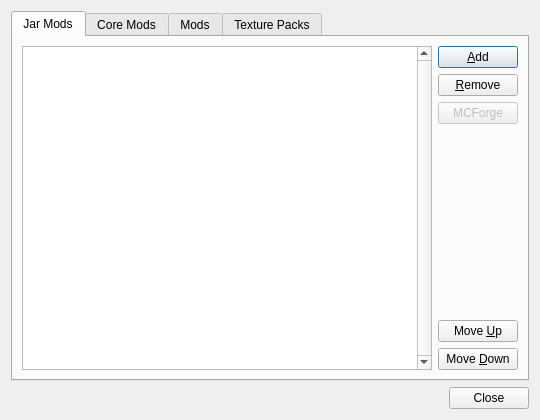
<?xml version="1.0" encoding="UTF-8"?>
<ui version="4.0">
 <class>LegacyModEditDialog</class>
 <widget class="QDialog" name="LegacyModEditDialog">
  <property name="geometry">
   <rect>
    <x>0</x>
    <y>0</y>
    <width>540</width>
    <height>420</height>
   </rect>
  </property>
  <property name="windowTitle">
   <string>Dialog</string>
  </property>
  <layout class="QVBoxLayout" name="verticalLayout">
   <item>
    <widget class="QTabWidget" name="tabWidget">
     <property name="currentIndex">
      <number>0</number>
     </property>
     <widget class="QWidget" name="jarTab">
      <attribute name="title">
       <string>Jar Mods</string>
      </attribute>
      <layout class="QHBoxLayout" name="horizontalLayout">
       <item>
        <widget class="ModListView" name="jarModsTreeView">
         <property name="verticalScrollBarPolicy">
          <enum>Qt::ScrollBarAlwaysOn</enum>
         </property>
         <property name="horizontalScrollBarPolicy">
          <enum>Qt::ScrollBarAlwaysOff</enum>
         </property>
        </widget>
       </item>
       <item>
        <layout class="QVBoxLayout" name="jarModsButtonBox">
         <item>
          <widget class="QPushButton" name="addJarBtn">
           <property name="text">
            <string>&amp;Add</string>
           </property>
          </widget>
         </item>
         <item>
          <widget class="QPushButton" name="rmJarBtn">
           <property name="text">
            <string>&amp;Remove</string>
           </property>
          </widget>
         </item>
         <item>
          <widget class="QPushButton" name="addForgeBtn">
           <property name="enabled">
            <bool>false</bool>
           </property>
           <property name="text">
            <string>MCForge</string>
           </property>
          </widget>
         </item>
         <item>
          <spacer name="jarModsButtonSpacer">
           <property name="orientation">
            <enum>Qt::Vertical</enum>
           </property>
           <property name="sizeHint" stdset="0">
            <size>
             <width>20</width>
             <height>40</height>
            </size>
           </property>
          </spacer>
         </item>
         <item>
          <widget class="QPushButton" name="moveJarUpBtn">
           <property name="text">
            <string>Move &amp;Up</string>
           </property>
          </widget>
         </item>
         <item>
          <widget class="QPushButton" name="moveJarDownBtn">
           <property name="text">
            <string>Move &amp;Down</string>
           </property>
          </widget>
         </item>
        </layout>
       </item>
      </layout>
     </widget>
     <widget class="QWidget" name="coreTab">
      <attribute name="title">
       <string>Core Mods</string>
      </attribute>
      <layout class="QHBoxLayout" name="horizontalLayout_3">
       <item>
        <widget class="ModListView" name="coreModsTreeView">
         <property name="dragDropMode">
          <enum>QAbstractItemView::DropOnly</enum>
         </property>
        </widget>
       </item>
       <item>
        <layout class="QVBoxLayout" name="coreModsButtonBox">
         <item>
          <widget class="QPushButton" name="addCoreBtn">
           <property name="text">
            <string>&amp;Add</string>
           </property>
          </widget>
         </item>
         <item>
          <widget class="QPushButton" name="rmCoreBtn">
           <property name="text">
            <string>&amp;Remove</string>
           </property>
          </widget>
         </item>
         <item>
          <spacer name="coreModsButtonSpacer">
           <property name="orientation">
            <enum>Qt::Vertical</enum>
           </property>
           <property name="sizeHint" stdset="0">
            <size>
             <width>20</width>
             <height>40</height>
            </size>
           </property>
          </spacer>
         </item>
         <item>
          <widget class="QPushButton" name="viewCoreBtn">
           <property name="text">
            <string>&amp;View Folder</string>
           </property>
          </widget>
         </item>
        </layout>
       </item>
      </layout>
     </widget>
     <widget class="QWidget" name="modTab">
      <attribute name="title">
       <string>Mods</string>
      </attribute>
      <layout class="QHBoxLayout" name="horizontalLayout_2">
       <item>
        <widget class="ModListView" name="mlModTreeView">
         <property name="acceptDrops">
          <bool>true</bool>
         </property>
         <property name="dragDropMode">
          <enum>QAbstractItemView::DropOnly</enum>
         </property>
        </widget>
       </item>
       <item>
        <layout class="QVBoxLayout" name="mlModsButtonBox">
         <item>
          <widget class="QPushButton" name="addModBtn">
           <property name="text">
            <string>&amp;Add</string>
           </property>
          </widget>
         </item>
         <item>
          <widget class="QPushButton" name="rmModBtn">
           <property name="text">
            <string>&amp;Remove</string>
           </property>
          </widget>
         </item>
         <item>
          <spacer name="mlModsButtonSpacer">
           <property name="orientation">
            <enum>Qt::Vertical</enum>
           </property>
           <property name="sizeHint" stdset="0">
            <size>
             <width>20</width>
             <height>40</height>
            </size>
           </property>
          </spacer>
         </item>
         <item>
          <widget class="QPushButton" name="viewModBtn">
           <property name="text">
            <string>&amp;View Folder</string>
           </property>
          </widget>
         </item>
        </layout>
       </item>
      </layout>
     </widget>
     <widget class="QWidget" name="texPackTab">
      <property name="acceptDrops">
       <bool>false</bool>
      </property>
      <attribute name="title">
       <string>Texture Packs</string>
      </attribute>
      <layout class="QHBoxLayout" name="horizontalLayout_4">
       <item>
        <widget class="ModListView" name="texPackTreeView">
         <property name="acceptDrops">
          <bool>true</bool>
         </property>
         <property name="dragDropMode">
          <enum>QAbstractItemView::DropOnly</enum>
         </property>
        </widget>
       </item>
       <item>
        <layout class="QVBoxLayout" name="texturePacksButtonBox">
         <item>
          <widget class="QPushButton" name="addTexPackBtn">
           <property name="text">
            <string>&amp;Add</string>
           </property>
          </widget>
         </item>
         <item>
          <widget class="QPushButton" name="rmTexPackBtn">
           <property name="text">
            <string>&amp;Remove</string>
           </property>
          </widget>
         </item>
         <item>
          <spacer name="texturePacksButtonSpacer">
           <property name="orientation">
            <enum>Qt::Vertical</enum>
           </property>
           <property name="sizeHint" stdset="0">
            <size>
             <width>20</width>
             <height>40</height>
            </size>
           </property>
          </spacer>
         </item>
         <item>
          <widget class="QPushButton" name="viewTexPackBtn">
           <property name="text">
            <string>&amp;View Folder</string>
           </property>
          </widget>
         </item>
        </layout>
       </item>
      </layout>
     </widget>
    </widget>
   </item>
   <item>
    <widget class="QDialogButtonBox" name="buttonBox">
     <property name="standardButtons">
      <set>QDialogButtonBox::Close</set>
     </property>
    </widget>
   </item>
  </layout>
 </widget>
 <customwidgets>
  <customwidget>
   <class>ModListView</class>
   <extends>QTreeView</extends>
   <header>gui/ModListView.h</header>
  </customwidget>
 </customwidgets>
 <resources/>
 <connections/>
</ui>
